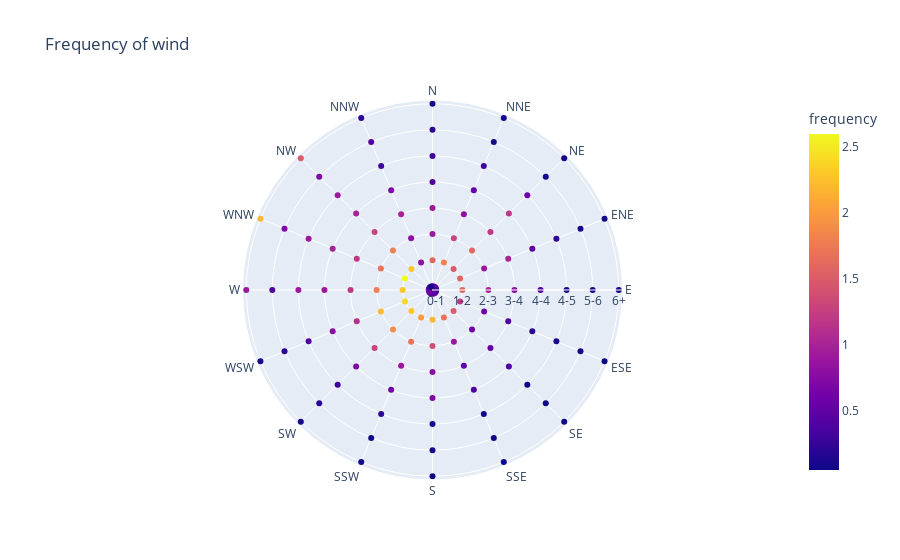

The notebook cell saved with this chart:
### Code cell
# Create a scatter plot on a polar graphic
# Add color
px.scatter_polar(data_frame=wind, r="strength", theta="direction", color="frequency", title="Frequency of wind")

### Figure 1 — Plotly figure (JSON) as saved in the notebook; plotly's stock layout.template omitted (floating-point values rounded to 4 significant figures)
{"data": [{"hovertemplate": "strength=%{r}<br>direction=%{theta}<br>frequency=%{marker.color}<extra></extra>", "legendgroup": "", "marker": {"color": [0.5, 0.6, 0.5, 0.4, 0.4, 0.3, 0.4, 0.4, 0.6, 0.4, 0.5, 0.6, 0.6, 0.5, 0.4, 0.1, 1.6, 1.8, 1.5, 1.6, 1.6, 1.2, 1.5, 1.7, 2.2, 2, 2.3, 2.4, 2.3, 2.6, 2.3, 0.8, 0.9, 1.3, 1.6, 0.9, 1, 0.6, 0.6, 0.9, 1.4, 1.7, 1.9, 2.2, 1.8, 1.7, 1.8, 0.8, 0.9, 0.8, 1.2, 1, 0.8, 0.4, 0.5, 0.5, 0.8, 0.9, 1.3, 1.1, 1.2, 1.2, 1.3, 1, 0.4, 0.5, 1.2, 0.5, 0.4, 0.2, 0.4, 0.4, 0.7, 0.6, 0.7, 0.8, 0.9, 1, 1, 0.7, 0.3, 0.3, 0.6, 0.2, 0.1, 0.1, 0.05, 0.1, 0.1, 0.2, 0.3, 0.4, 0.9, 0.9, 0.9, 0.3, 0.2, 0.1, 0.1, 0.1, 0.1, 0.1, 0.05, 0.05, 0.1, 0.05, 0.2, 0.2, 0.4, 0.7, 0.7, 0.4, 0.1, 0.1, 0.1, 0.1, 0.1, 0.05, 0.05, 0.05, 0.05, 0.1, 0.1, 0.1, 0.9, 2.2, 1.5, 0.2], "coloraxis": "coloraxis", "symbol": "circle"}, "mode": "markers", "name": "", "r": ["0-1", "0-1", "0-1", "0-1", "0-1", "0-1", "0-1", "0-1", "0-1", "0-1", "0-1", "0-1", "0-1", "0-1", "0-1", "0-1", "1-2", "1-2", "1-2", "1-2", "1-2", "1-2", "1-2", "1-2", "1-2", "1-2", "1-2", "1-2", "1-2", "1-2", "1-2", "1-2", "2-3", "2-3", "2-3", "2-3", "2-3", "2-3", "2-3", "2-3", "2-3", "2-3", "2-3", "2-3", "2-3", "2-3", "2-3", "2-3", "3-4", "3-4", "3-4", "3-4", "3-4", "3-4", "3-4", "3-4", "3-4", "3-4", "3-4", "3-4", "3-4", "3-4", "3-4", "3-4", "4-4", "4-4", "4-4", "4-4", "4-4", "4-4", "4-4", "4-4", "4-4", "4-4", "4-4", "4-4", "4-4", "4-4", "4-4", "4-4", "4-5", "4-5", "4-5", "4-5", "4-5", "4-5", "4-5", "4-5", "4-5", "4-5", "4-5", "4-5", "4-5", "4-5", "4-5", "4-5", "5-6", "5-6", "5-6", "5-6", "5-6", "5-6", "5-6", "5-6", "5-6", "5-6", "5-6", "5-6", "5-6", "5-6", "5-6", "5-6", "6+", "6+", "6+", "6+", "6+", "6+", "6+", "6+", "6+", "6+", "6+", "6+", "6+", "6+", "6+", "6+"], "showlegend": false, "subplot": "polar", "theta": ["N", "NNE", "NE", "ENE", "E", "ESE", "SE", "SSE", "S", "SSW", "SW", "WSW", "W", "WNW", "NW", "NNW", "N", "NNE", "NE", "ENE", "E", "ESE", "SE", "SSE", "S", "SSW", "SW", "WSW", "W", "WNW", "NW", "NNW", "N", "NNE", "NE", "ENE", "E", "ESE", "SE", "SSE", "S", "SSW", "SW", "WSW", "W", "WNW", "NW", "NNW", "N", "NNE", "NE", "ENE", "E", "ESE", "SE", "SSE", "S", "SSW", "SW", "WSW", "W", "WNW", "NW", "NNW", "N", "NNE", "NE", "ENE", "E", "ESE", "SE", "SSE", "S", "SSW", "SW", "WSW", "W", "WNW", "NW", "NNW", "N", "NNE", "NE", "ENE", "E", "ESE", "SE", "SSE", "S", "SSW", "SW", "WSW", "W", "WNW", "NW", "NNW", "N", "NNE", "NE", "ENE", "E", "ESE", "SE", "SSE", "S", "SSW", "SW", "WSW", "W", "WNW", "NW", "NNW", "N", "NNE", "NE", "ENE", "E", "ESE", "SE", "SSE", "S", "SSW", "SW", "WSW", "W", "WNW", "NW", "NNW"], "type": "scatterpolar"}], "layout": {"coloraxis": {"colorbar": {"title": {"text": "frequency"}}, "colorscale": [[0, "#0d0887"], [0.1111, "#46039f"], [0.2222, "#7201a8"], [0.3333, "#9c179e"], [0.4444, "#bd3786"], [0.5556, "#d8576b"], [0.6667, "#ed7953"], [0.7778, "#fb9f3a"], [0.8889, "#fdca26"], [1, "#f0f921"]]}, "legend": {"tracegroupgap": 0}, "polar": {"angularaxis": {"direction": "clockwise", "rotation": 90}, "domain": {"x": [0, 1], "y": [0, 1]}}, "title": {"text": "Frequency of wind"}}}
